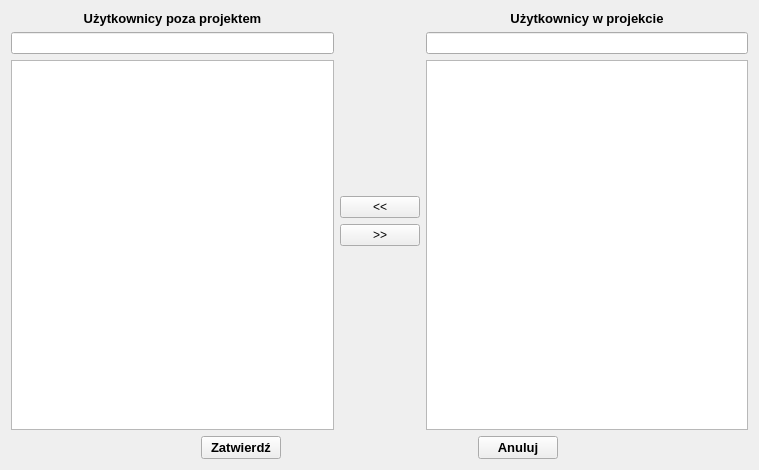
<?xml version="1.0" encoding="UTF-8"?>
<ui version="4.0">
 <class>Przypisanie_pracownikow</class>
 <widget class="QWidget" name="Przypisanie_pracownikow">
  <property name="geometry">
   <rect>
    <x>0</x>
    <y>0</y>
    <width>759</width>
    <height>470</height>
   </rect>
  </property>
  <property name="windowTitle">
   <string>Przypisanie_pracownikow</string>
  </property>
  <layout class="QGridLayout" name="gridLayout">
   <item row="0" column="0">
    <layout class="QVBoxLayout" name="verticalLayout_4">
     <item>
      <layout class="QHBoxLayout" name="horizontalLayout_2">
       <item>
        <layout class="QVBoxLayout" name="verticalLayout_2">
         <item>
          <widget class="QLabel" name="label">
           <property name="font">
            <font>
             <pointsize>10</pointsize>
             <weight>75</weight>
             <bold>true</bold>
            </font>
           </property>
           <property name="text">
            <string>Użytkownicy poza projektem</string>
           </property>
           <property name="alignment">
            <set>Qt::AlignCenter</set>
           </property>
          </widget>
         </item>
         <item>
          <widget class="QLineEdit" name="lineEdit_all"/>
         </item>
         <item>
          <widget class="QListWidget" name="listWidget_all"/>
         </item>
        </layout>
       </item>
       <item>
        <layout class="QVBoxLayout" name="verticalLayout">
         <item>
          <spacer name="verticalSpacer">
           <property name="orientation">
            <enum>Qt::Vertical</enum>
           </property>
           <property name="sizeHint" stdset="0">
            <size>
             <width>20</width>
             <height>68</height>
            </size>
           </property>
          </spacer>
         </item>
         <item>
          <widget class="QPushButton" name="pushButton_usun">
           <property name="text">
            <string>&lt;&lt;</string>
           </property>
          </widget>
         </item>
         <item>
          <widget class="QPushButton" name="pushButton_dodaj">
           <property name="text">
            <string>&gt;&gt;</string>
           </property>
          </widget>
         </item>
         <item>
          <spacer name="verticalSpacer_2">
           <property name="orientation">
            <enum>Qt::Vertical</enum>
           </property>
           <property name="sizeHint" stdset="0">
            <size>
             <width>20</width>
             <height>58</height>
            </size>
           </property>
          </spacer>
         </item>
        </layout>
       </item>
       <item>
        <layout class="QVBoxLayout" name="verticalLayout_3">
         <item>
          <widget class="QLabel" name="label_2">
           <property name="font">
            <font>
             <pointsize>10</pointsize>
             <weight>75</weight>
             <bold>true</bold>
            </font>
           </property>
           <property name="text">
            <string>Użytkownicy w projekcie</string>
           </property>
           <property name="alignment">
            <set>Qt::AlignCenter</set>
           </property>
          </widget>
         </item>
         <item>
          <widget class="QLineEdit" name="lineEdit_current"/>
         </item>
         <item>
          <widget class="QListWidget" name="listWidget_current"/>
         </item>
        </layout>
       </item>
      </layout>
     </item>
     <item>
      <layout class="QHBoxLayout" name="horizontalLayout">
       <item>
        <spacer name="horizontalSpacer_3">
         <property name="orientation">
          <enum>Qt::Horizontal</enum>
         </property>
         <property name="sizeHint" stdset="0">
          <size>
           <width>100</width>
           <height>20</height>
          </size>
         </property>
        </spacer>
       </item>
       <item>
        <widget class="QPushButton" name="pushButton_zatwierdz">
         <property name="font">
          <font>
           <pointsize>10</pointsize>
           <weight>75</weight>
           <bold>true</bold>
          </font>
         </property>
         <property name="text">
          <string>Zatwierdź</string>
         </property>
        </widget>
       </item>
       <item>
        <spacer name="horizontalSpacer">
         <property name="orientation">
          <enum>Qt::Horizontal</enum>
         </property>
         <property name="sizeHint" stdset="0">
          <size>
           <width>80</width>
           <height>20</height>
          </size>
         </property>
        </spacer>
       </item>
       <item>
        <widget class="QPushButton" name="pushButton_anuluj">
         <property name="font">
          <font>
           <pointsize>10</pointsize>
           <weight>75</weight>
           <bold>true</bold>
          </font>
         </property>
         <property name="text">
          <string>Anuluj</string>
         </property>
        </widget>
       </item>
       <item>
        <spacer name="horizontalSpacer_2">
         <property name="orientation">
          <enum>Qt::Horizontal</enum>
         </property>
         <property name="sizeHint" stdset="0">
          <size>
           <width>100</width>
           <height>20</height>
          </size>
         </property>
        </spacer>
       </item>
      </layout>
     </item>
    </layout>
   </item>
  </layout>
 </widget>
 <layoutdefault spacing="6" margin="11"/>
 <resources/>
 <connections/>
</ui>
